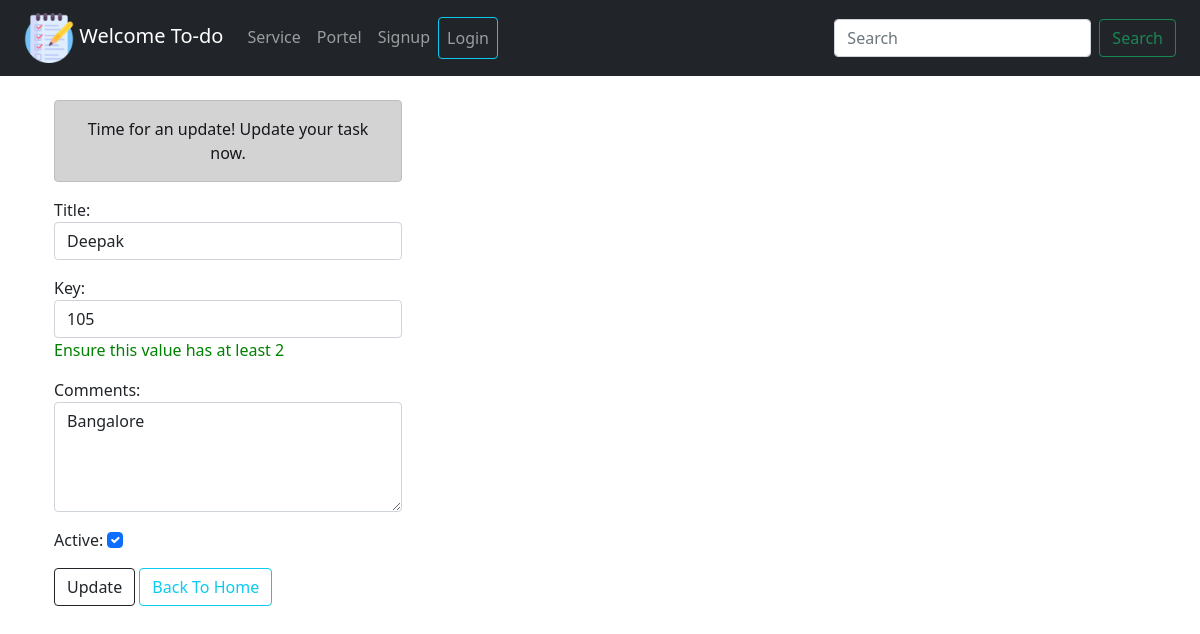
/cr/33/update/, run on the app's committed database.
### course/models.py (models this page shows)
class UserTask(models.Model):
    title = models.CharField(("Title"), max_length=50)
    key = models.IntegerField(("Key"))
    details = models.CharField(("Comments"), max_length=150)
    active = models.BooleanField(("Active"), default=True)

### course/views.py (the view)
# urls.py: path("<int:id>/update/", views.update_data, name="update"),
def update_data(request, id):
    if request.method == "POST":
        pi = UserTask.objects.get(pk=id)
        fm = Form(request.POST, instance=pi)
        if fm.is_valid():
            fm.save()
            messages.success(request, "Task Updated!!")
    else:
        pi = UserTask.objects.get(pk=id)
        fm = Form(instance=pi)
    return render(request, "course/update.html", {"form": fm})

### course/forms.py
class Form(forms.ModelForm):
    key = forms.CharField(widget=forms.NumberInput(attrs={'class':'form-control'}), min_length=2, max_length=10, help_text="Ensure this value has at least 2")
    class Meta:
        model = UserTask
        fields = ("title", "key", "details", "active")
        widgets = {
            "title": forms.TextInput(attrs={"class": "form-control"}),
            "key": forms.NumberInput(attrs={"class": "form-control"}),
            "details": forms.Textarea(attrs={"class": "form-control", "rows": 4}),
            "active": forms.CheckboxInput(attrs={"class": "form-check-input"}),
        }

### course/templates/course/update.html (shortened to what this page needs)
{% extends 'course/base.html' %}
{% block content %}
<div class="container">
  <div class="row">
    <div class="col-sm-4">
      <p class="alert alert-dark text-center">Time for an update! Update your task now.</p>
      <form action="" method="post">
        {% csrf_token %} {{form.as_p}}
        <input type="submit" value="Update" class="btn btn-outline-dark" />
        <a href="{% url 'home' %}" class="btn btn-outline-info" >Back To Home</a>
      </form>
    </div>
  </div>
</div>
{% endblock content %}

### course/templates/course/base.html (style rules this page uses)
.helptext { color: green; }

### data on the page
UserTask: title "Deepak", key "105", details "Bangalore", active "☑"
